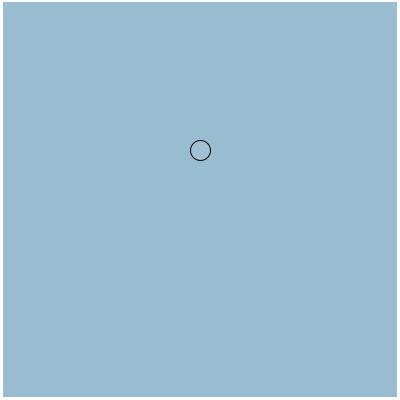
Frame 1 (no input)
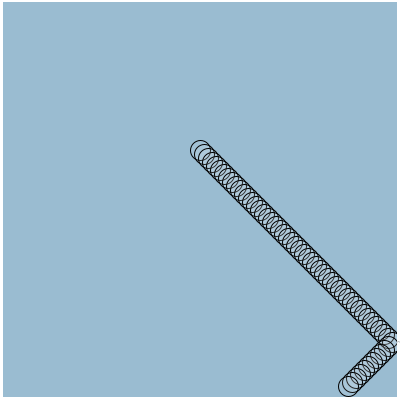
Frame 60 (the mouse pressed at the canvas centre just before this capture)
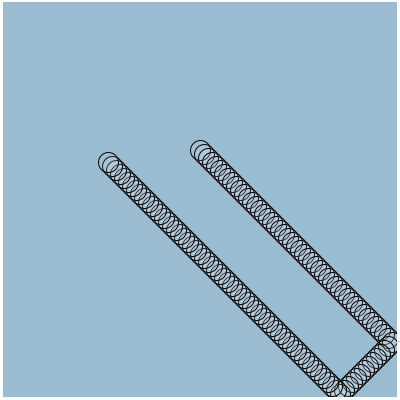
Frame 120 (the mouse held since frame 60 and released just before this capture)

The Processing sketch that drew these frames (run headless with seeded random() and noise(); from frame 60 on, the mouse is pressed at the canvas centre):

// Processing sketch: processing_154128
// ── processing_154128.pde

float x, y, dx, dy;
int radius;
float[] top;
float[] bottom;
float[] left;
float[] right;
float damage;

void setup() {
  size(400,400);
  x = 200;
  y = 150;
  dx = 4;
  dy = 4;
  radius = 10;
  damage = 1;
  top = new float[width];
  bottom = new float[width];
  left = new float[height];
  right = new float[height];
  for (int i = 0; i < top.length; i++) {
    top[i] = 0;
    bottom[i] = 0;
  }
  for (int i = 0; i < left.length; i++) {
    left[i] = 0;
    right[i] = 0;
  }
  background(#9ABCD1);
  frameRate(120);
}

void draw () {
  //background(255);
  walls();
//  noStroke();
  fill(255, 20);
  ellipse(x,y,radius*2,radius*2);
  x += dx;
  y += dy;
  collide_check();
}

void collide_check() {
  if (x - radius < 0 ) {
   dx = -dx;
   dy += left[int(y)];
   left[constrain(int(y),0,left.length)] += random(damage);
  }
  if (x > width - radius) {
   dx = -dx;
   dy += right[int(y)];
   right[constrain(int(y), 0, right.length)] += random(damage);
  }
  if (y - radius < 0 ) {
   dy = -dy;
   dx += top[int(x)];
   top[constrain(int(x), 0, top.length)] += random(damage);
  }
  if (y > height - radius) {
    dy = -dy;
    dx += bottom[int(x)];
    bottom[constrain(int(x), 0, bottom.length)] += random(damage);
  }
}
 
void walls(){
  strokeWeight(3);
  for (int i = 0; i < top.length; i++) {
    stroke(255 - top[i]*100);
    point(i, 0);
  }
  for (int i = 0; i < bottom.length; i++) {
    stroke(255 - bottom[i]*100);
    point(i,height-2);
  }
  for (int i = 0; i < right.length; i++) {
    stroke(255 - right[i]*100);
    point(width-2, i);
  }
  for (int i = 0; i < left.length; i++) {
    stroke(255 - left[i]*100);
    point(0+1,i);
  }
  strokeWeight(1);
  stroke(0);
}
